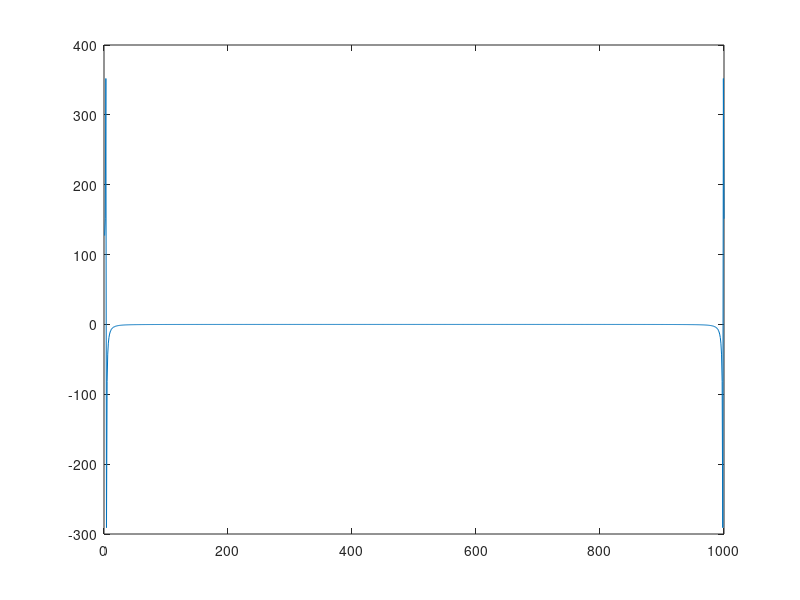

Recreate this plot in MATLAB. (Note: this script raises an error after producing the figure.)
% signal processing
% fourier transform lets you view the frequency components of a signal
% you convert time domain to frequency domain. you can reverse 
% using reverse fourier transform
% fourier transform is periodic in 2pi
% a sin wave has only one frequency


x = linspace(0,5*pi,1000);
y = sin(x)
%fft is fourier transform
Y = fft(y);
plot(Y);

plot(real(Y)) % takes away the complex values

d = audioread('ben.mp3');

D = fft(d(:,1));
plot(real(D))

f = audioread('female_hello.mp3');
[f,fs] = audioread('female_hello.mp3');
sound(f,fs)

F = fft(f);
plot(real(F)) 
% use a subplot since files can be different sizes
subplot(2,1,1);
plot(real(F))
subplot(2,1,2);
plot(real(D))

